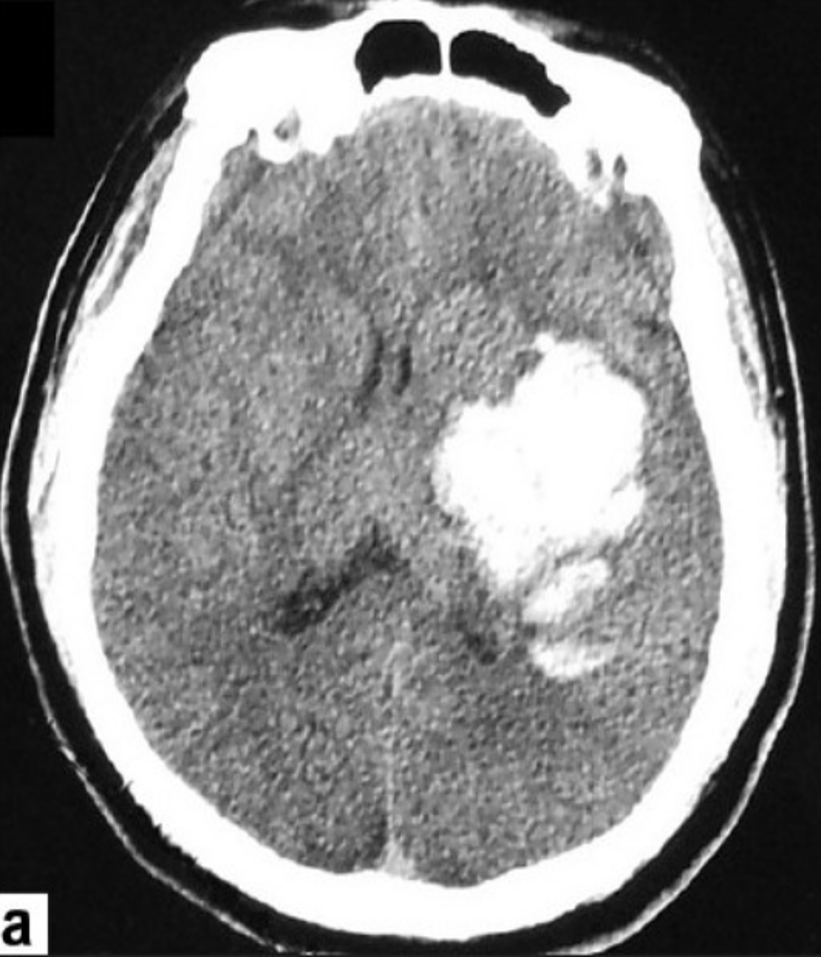
%> input picture CODIGOS_REVUELTOS/NORMA/head_ct/012.png, 821 x 957 px; its folder holds 4 pictures in this run
$ octave norma.m   (GNU Octave 9; MATLAB toolbox functions it lacks are replaced by stand-ins)
%> lines starting %> are read from the running program, lines starting %| are printed output that depends on the picture; in (x1, y1, x2, y2) boxes, pixels count from 0 and x2, y2 are one past the last pixel; in counts of white or black regions, pixels touching at a corner belong together; the program's own positions count from 1
close all; clear all; clc

%
actual=cd;
direccion=[actual,'\head_ct'];
dirOutput=dir(direccion);
fileNames = {dirOutput.name};
nombres=(fileNames(3:end))';
cd(direccion)

imagen=input('Inserte numero de paciente:  ');
%> the answer given: 3

I=imread(nombres{imagen});
%> I is the input picture: size 957x821x3 uint8; min 0, max 255, mean 133.5
[rows,cols,layers]=size(I);
%> rows = 957; cols = 821; layers = 3

%Binariza y hace operaciones morfologicas
im_gray2=mat2gray(rgb2gray(I));
im_gray=imsharpen(im_gray2);
im_bw=im2bw(im_gray,0.75);
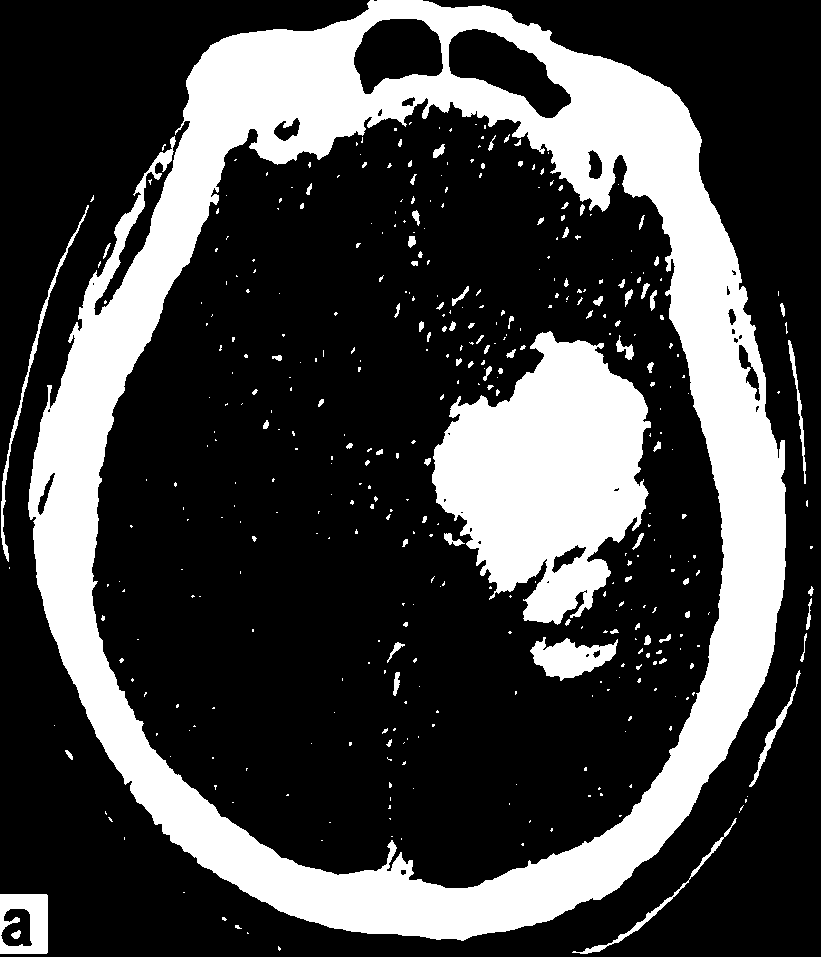
%> im_bw: size 957x821 logical; 26.8% white; 409 white regions (322 under 20 px), largest, box (x1, y1, x2, y2) and area: (28, 0, 786, 941) 158407, (432, 331, 651, 625) 39701, (530, 637, 618, 681) 2172
im_sin_peques=bwareaopen(im_bw,200);
disco=strel('disk',12); im_abierta=imopen(im_sin_peques,disco);
%> after `im_abierta=imopen(im_sin_peques,disco)`:
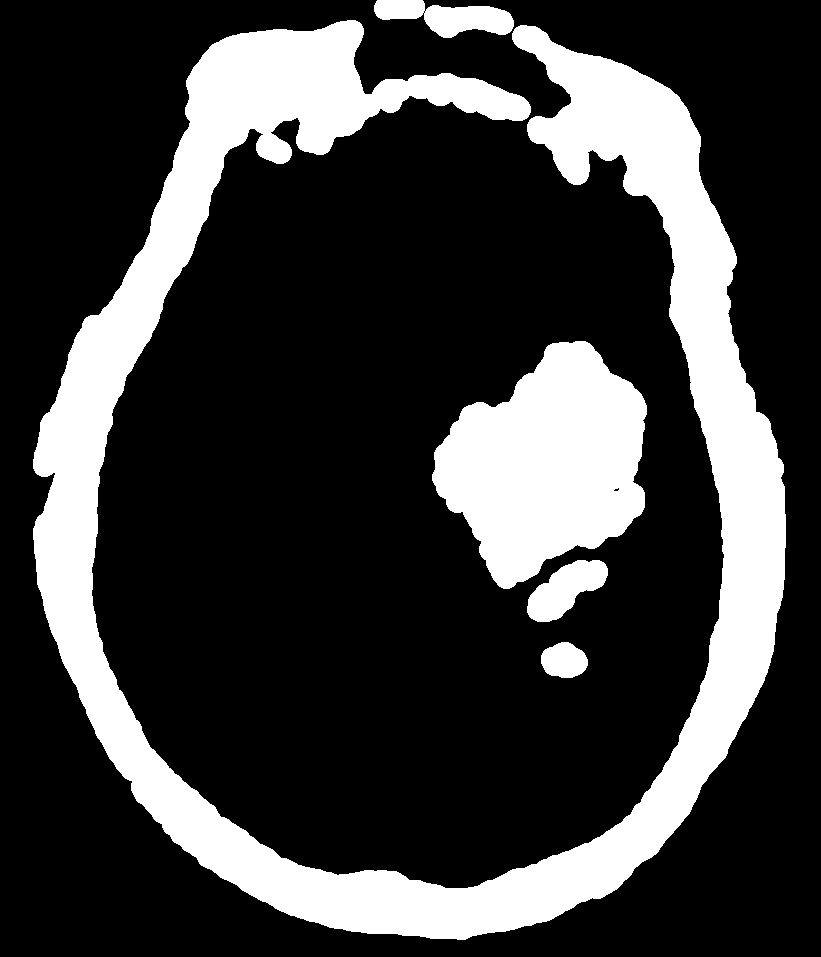
%> im_abierta: size 957x821 logical; 23.8% white; 5 white regions, box (x1, y1, x2, y2) and area: (33, 20, 786, 940) 145370, (432, 341, 647, 589) 34448, (374, 0, 514, 38) 3133, (527, 560, 608, 622) 2831, (541, 642, 588, 678) 1296
im_previa=bwareaopen(im_abierta,200);

%Calculo de propiedades de objetos
componentes = bwconncomp(im_previa);
%> componentes = 5 connected components
statsTumor = regionprops(componentes,'Perimeter');
%> statsTumor = 5 regions; Perimeter: 5616.6, 333.3, 762.7, 225.3, 127.6
idxTumor= find([statsTumor.Perimeter]>2100);
%> idxTumor = 1
estTumor = ismember(labelmatrix(componentes), idxTumor);
%> estTumor: size 957x821 logical; 18.5% white; 1 white region, box (x1, y1, x2, y2) and area: (33, 20, 786, 940) 145370
mask_craneo=estTumor;


%Segmentacion del craneo
im_no_craneo=im_gray.*(1-double(mask_craneo));
disquito=strel('disk',5);
im_tumor=imclose(imopen(im_no_craneo,disco),disquito);

[aux,mcng]=graycomatrix(im_tumor);
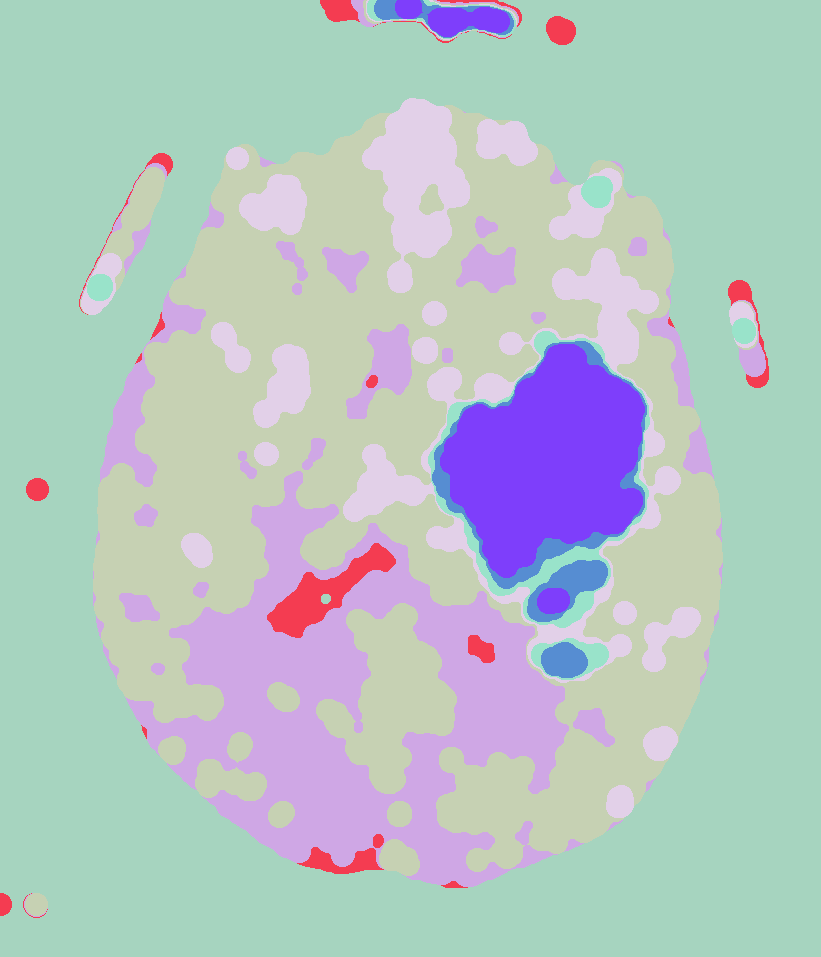
%> mcng: size 957x821 double; 8 distinct labels, from 1 to 8; one colour per label, 0 black
%> aux = [381734 401 479 307 56 15 0 0; 287 9144 445 43 1 0 0 0; 455 338 87925 2135 22 0 0 0; 455 13 2022 198069 1559 9 0 0; 78 0 1 1568 46509 465 3 0; 6 1 3 5 477 7511 398 2; 0 0 0 0 0 403 7546 333; 0 0 0 0 0 0 335 33182]
gray_coo=mat2gray(mcng);
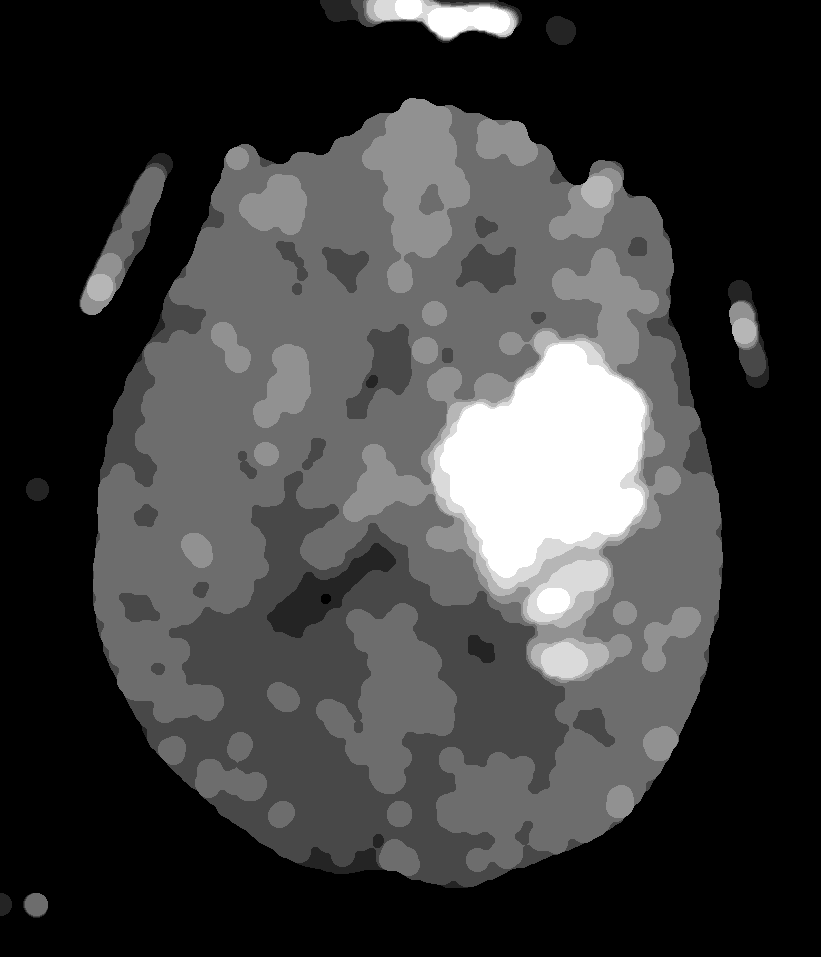
%> gray_coo: size 957x821 double; min 0, max 1, mean 0.24
im_seg=im2bw(gray_coo,0.75);
%> im_seg: size 957x821 logical; 5.3% white; 4 white regions, box (x1, y1, x2, y2) and area: (432, 341, 647, 589) 34499, (374, 0, 514, 38) 3167, (527, 560, 608, 622) 2837, (541, 642, 588, 678) 1296


BW=edge(im_seg,'Canny');
%> BW: size 957x821 logical; 0.19% white in thin lines or dots, all inside (x1, y1, x2, y2) = (374, 1, 647, 678)

b=labeloverlay(im_gray,im_seg);
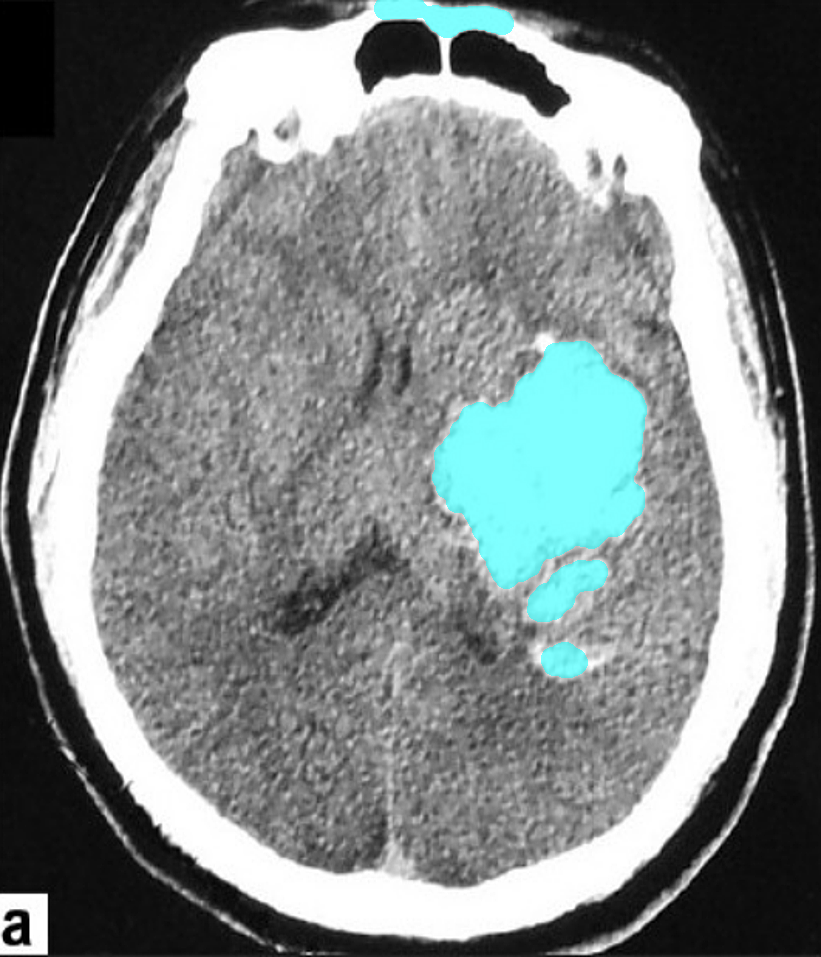
%> b: size 957x821x3 uint8; mean R, G, B 126.9, 133.6, 133.6
A=bwarea(im_seg);
%> A = 41859.8

figure(imagen)
subplot(1,2,1); imshow(mat2gray(I)); title(['Original']);
subplot(1,2,2); imshow(b); title(['Zona de derrame']); legend(sprintf('햞ea de derrame:  %f', A));
